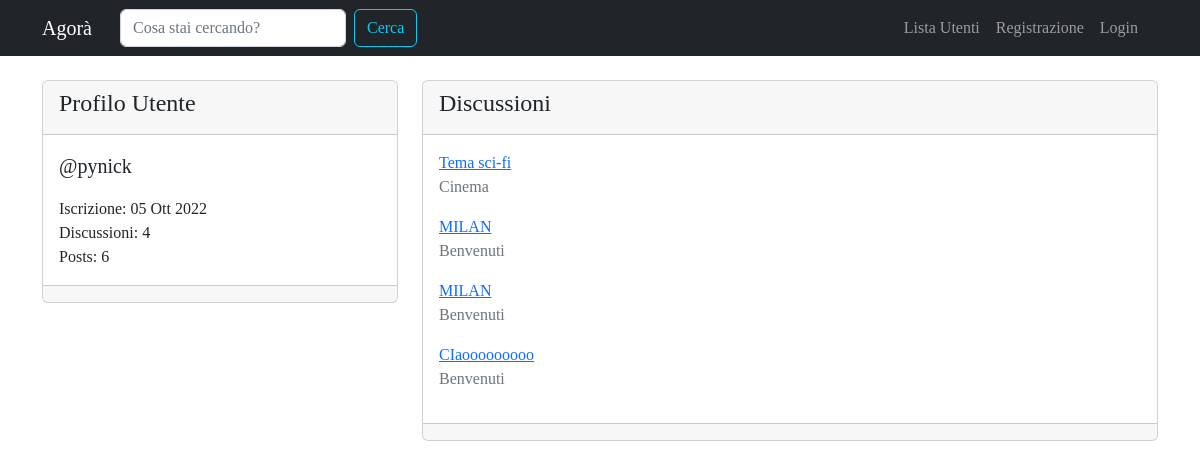
/user/pynick/, run on the app's committed database.
### forum/models.py (models this page shows, shortened)
class Discussione(models.Model):
    objects = None
    titolo = models.CharField(max_length=120)
    data_creazione = models.DateTimeField(auto_now_add=True)
    autore_discussione = models.ForeignKey(
        User, on_delete=models.CASCADE, related_name="discussioni"
    )
    sezione_appartenenza = models.ForeignKey(Sezione, on_delete=models.CASCADE)
    class Meta:
        verbose_name = "Discussione"
        verbose_name_plural = "Discussioni"
    def get_absolute_url(self):
        return reverse("visualizza_discussione", kwargs={"pk": self.pk})

class Sezione(models.Model):
    nome_sezione = models.CharField(max_length=80)
    descrizione = models.CharField(max_length=150, blank=True, null=True)
    logo_sezione = models.ImageField(blank=True, null=True)
    class Meta:
        verbose_name = "Sezione"
        verbose_name_plural = "Sezioni"
    def __str__(self):
        return self.nome_sezione

### core/views.py (the view)
# urls.py: path('user/<str:username>/', views.user_profile_view, name="user_profile"),
def user_profile_view (request, username):
    user= get_object_or_404(User, username=username)
    discussioni_utente = Discussione.objects.filter(autore_discussione=user).order_by("-pk")
    context = {"user": user, "discussioni_utente": discussioni_utente}
    return render (request, "core/user_profile.html", context)

### core/templates/core/user_profile.html (shortened to what this page needs)
{% extends 'base.html' %}
{% block content %}
<div class="row mt-3">
    <div class="col-4">
        <div class="card my-2">
            <div class="card-header">
                <h4>{% if request.user == user %}Il Tuo {% endif %}Profilo Utente</h4>
            </div>
            <div class="card-body">
                <p class="lead">@{{ user }}</p>
                <p class="mb-0">Iscrizione: {{ user.date_joined|date:"d M Y" }}</p>
                <p class="mb-0">Discussioni: {{ user.discussioni.count }}</p>
                <p class="mb-0">Posts: {{ user.posts.count }}</p>
            </div>
            <div class="card-footer"></div>
        </div>
    </div>
    <div class="col-8">
        <div class="card my-2">
            <div class="card-header">
                <h4>Discussioni</h4>
            </div>
            <div class="card-body">
                {% for discussione in discussioni_utente %}
                    <a href="{{ discussione.get_absolute_url }}">{{ discussione.titolo }}</a>
                    <p class="text-muted">{{ discussione.sezione_appartenenza }}</p>
                {% empty %}
                    {% if request.user != user %}
                        <p>{{ user }} non ha creato alcuna discussione!</p>
                    {% else %}
                        <p>Non hai creato alcuna discussione! Inizia Subito!</p>
                    {% endif %}
                {% endfor %}
            </div>
            <div class="card-footer"></div>
        </div>
    </div>
</div>
{% endblock content %}

### static-storage/css/agora.css (style rules this page uses)
body { font-family: 'Slabo 27px', serif !important; }
a, a:hover { color: #17a2b8; }

### data on the page
Discussione: titolo "Tema sci-fi", sezione_appartenenza "Cinema"
Discussione: titolo "MILAN", sezione_appartenenza "Benvenuti"
Discussione: titolo "MILAN", sezione_appartenenza "Benvenuti"
Discussione: titolo "CIaooooooooo", sezione_appartenenza "Benvenuti"

### other printed values
{{ user }} "pynick"
{{ user.date_joined|date:"d M Y" }} "05 Ott 2022"
{{ user.discussioni.count }} "4"
{{ user.posts.count }} "6"
